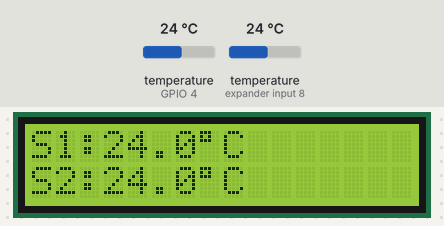
The sketch below on a simulated ESP32. Parts: 16×2 character LCD. The test bench sets the inputs (shaded band); at power-on: temperature (sensors on GPIO 4, expander input 8) 24 °C. What the sketch prints to the serial monitor is not drawn.

Above: at 3.4 s.
3.5 s: temperature (sensor on GPIO 4) set to 12 °C
At 4.5 s:
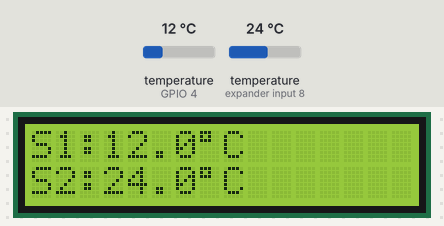
5.6 s: temperature (sensor on expander input 8) set to 12 °C
At 7.4 s:
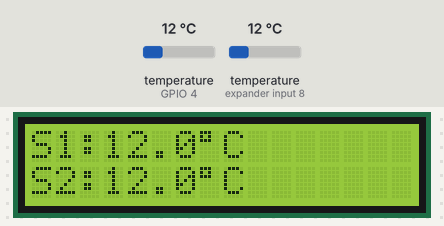
8.2 s: temperature (sensor on GPIO 4) set to 19 °C
At 10.4 s:
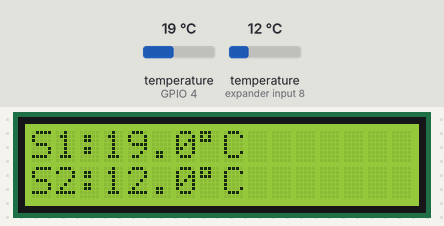
10.7 s: temperature (sensor on expander input 8) set to 19 °C
At 12.2 s:
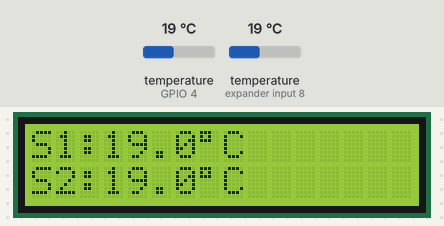
13.3 s: temperature (sensor on GPIO 4) set to 28 °C
At 15.2 s:
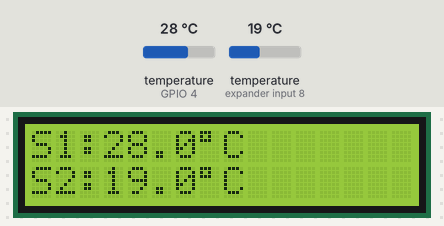
15.8 s: temperature (sensor on expander input 8) set to 28 °C
At 18.2 s:
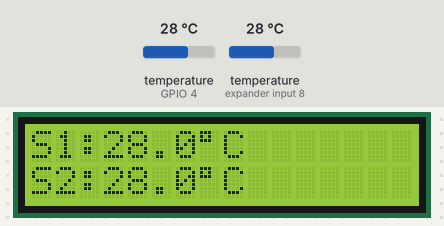
Timing chart, 0 to 19.4 s (numbered marks = the images above; inputs shaded):
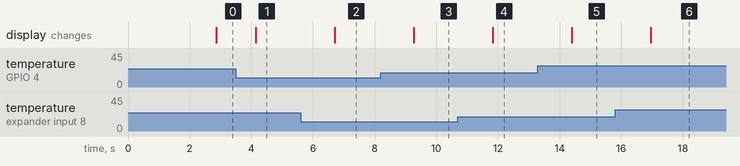

The sketch:

LCD_w_tempSensors.ino
```cpp
#include <LiquidCrystal.h>
#include <OneWire.h>
#include <DallasTemperature.h>

// ---------------- LCD Setup ----------------
// RS, E, D4, D5, D6, D7
LiquidCrystal lcd(14, 12, 27, 26, 25, 33);

// ---------------- Temperature Sensor Setup ----------------
#define ONE_WIRE_BUS 4  // DS18B20 data pin connected to GPIO 4

OneWire oneWire(ONE_WIRE_BUS);
DallasTemperature sensors(&oneWire);

int numberOfDevices;
DeviceAddress tempDeviceAddress;

void setup() {
  // Initialize LCD
  lcd.begin(16, 2);
  lcd.print("Initializing...");

  // Initialize Serial Monitor
  Serial.begin(115200);
  Serial.println("Starting temperature sensors...");

  // Start DallasTemperature library
  sensors.begin();

  // Count devices
  numberOfDevices = sensors.getDeviceCount();
  Serial.print("Found ");
  Serial.print(numberOfDevices, DEC);
  Serial.println(" devices.");

  lcd.clear();
  lcd.setCursor(0, 0);
  lcd.print("Sensors found:");
  lcd.setCursor(0, 1);
  lcd.print(numberOfDevices);
  delay(2000); // Show device count for 2s
}

void loop() {
  sensors.requestTemperatures(); // Ask all sensors for temperature

  // Only display if at least 2 sensors found
  if (numberOfDevices >= 2) {
    // Read first sensor
    float tempC1 = sensors.getTempCByIndex(0);
    float tempC2 = sensors.getTempCByIndex(1);

    // Print to Serial Monitor
    Serial.print("Sensor 1: ");
    Serial.print(tempC1);
    Serial.print(" °C | Sensor 2: ");
    Serial.print(tempC2);
    Serial.println(" °C");

    // Print to LCD
    lcd.clear();
    lcd.setCursor(0, 0);
    lcd.print("S1:");
    lcd.print(tempC1, 1); // 1 decimal
    lcd.print((char)223);
    lcd.print("C");

    lcd.setCursor(0, 1);
    lcd.print("S2:");
    lcd.print(tempC2, 1);
    lcd.print((char)223);
    lcd.print("C");
  }
  else {
    // Not enough sensors
    lcd.clear();
    lcd.setCursor(0, 0);
    lcd.print("Need 2 sensors!");
    Serial.println("Less than 2 temperature sensors detected.");
  }

  delay(500); // Update every 0.5 seconds
}
```

Measured:
- after the input at 3.5 s, the display: changes after 0.65 s (image 1)
- after the input at 5.6 s, the display: changes after 1.1 s (image 2)
- after the input at 8.2 s, the display: changes after 1.1 s (image 3)
- after the input at 10.7 s, the display: changes after 1.1 s (image 4)
- after the input at 13.3 s, the display: changes after 1.1 s (image 5)
- after the input at 15.8 s, the display: changes after 1.2 s (image 6)
